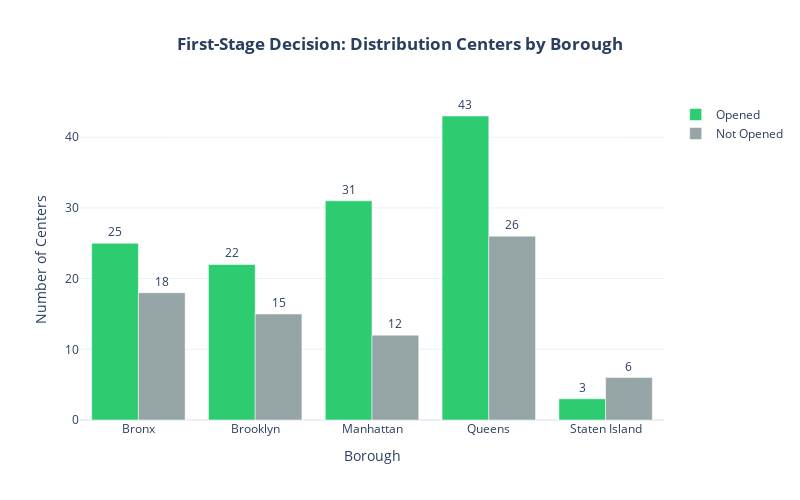
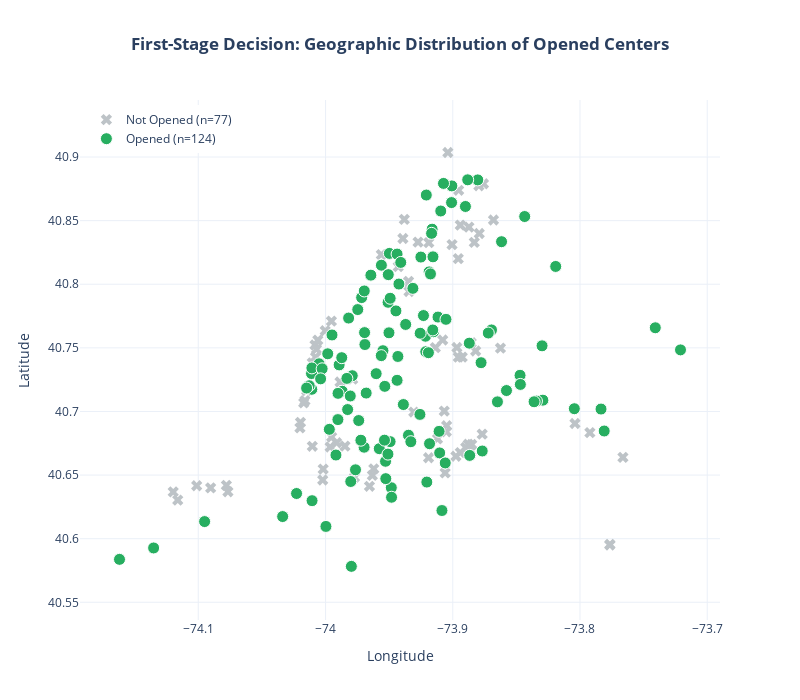

Notebook source saved alongside these figures, in order:
### Code cell
# First-Stage Analysis: Distribution Center Opening Decisions

# Ensure centers_opened is merged with centers_df
centers_merged = centers_df.merge(centers_opened, on='id')

# Assign boroughs based on latitude/longitude boundaries (approximate)
def assign_borough(lat, lon):
    if lat > 40.8:
        return 'Bronx'
    elif lon < -73.95 and lat > 40.7:
        return 'Manhattan'
    elif lon > -73.95 and lat > 40.65:
        return 'Queens'
    elif lat < 40.65:
        return 'Staten Island' if lon < -74.05 else 'Brooklyn'
    else:
        return 'Brooklyn'

centers_merged['borough'] = centers_merged.apply(lambda r: assign_borough(r['latitude'], r['longitude']), axis=1)

# =============================================================================
# FIGURE A: Centers Opened by Borough (Grouped Bar Chart)
# =============================================================================

borough_summary = centers_merged.groupby('borough').agg(
    total=('id', 'count'),
    opened=('opened', 'sum')
).reset_index()
borough_summary['closed'] = borough_summary['total'] - borough_summary['opened']

fig_borough = go.Figure()

fig_borough.add_trace(go.Bar(
    name='Opened',
    x=borough_summary['borough'],
    y=borough_summary['opened'],
    marker_color='#2ecc71',
    text=borough_summary['opened'].astype(int),
    textposition='outside'
))

fig_borough.add_trace(go.Bar(
    name='Not Opened',
    x=borough_summary['borough'],
    y=borough_summary['closed'],
    marker_color='#95a5a6',
    text=borough_summary['closed'].astype(int),
    textposition='outside'
))

fig_borough.update_layout(
    title=dict(text='<b>First-Stage Decision: Distribution Centers by Borough</b>', x=0.5),
    xaxis_title='Borough',
    yaxis_title='Number of Centers',
    barmode='group',
    template='plotly_white',
    height=500,
    width=800
)

# fig_borough.write_image('images/centers_by_borough.png', scale=2)
fig_borough.show()


# =============================================================================
# FIGURE B: Geographic Scatter - Opened vs Closed Centers
# =============================================================================

fig_geo = go.Figure()

# Closed centers (gray X)
closed = centers_merged[centers_merged['opened'] == 0]
opened = centers_merged[centers_merged['opened'] == 1]

fig_geo.add_trace(go.Scatter(
    x=closed['longitude'],
    y=closed['latitude'],
    mode='markers',
    name=f'Not Opened (n={len(closed)})',
    marker=dict(color='#bdc3c7', size=10, symbol='x')
))

# Opened centers (green circle)
fig_geo.add_trace(go.Scatter(
    x=opened['longitude'],
    y=opened['latitude'],
    mode='markers',
    name=f'Opened (n={len(opened)})',
    marker=dict(color='#27ae60', size=12, symbol='circle', line=dict(color='white', width=1))
))

fig_geo.update_layout(
    title=dict(text='<b>First-Stage Decision: Geographic Distribution of Opened Centers</b>', x=0.5),
    xaxis_title='Longitude',
    yaxis_title='Latitude',
    template='plotly_white',
    height=700,
    width=800,
    yaxis=dict(scaleanchor='x', scaleratio=1),
    legend=dict(yanchor='top', y=0.99, xanchor='left', x=0.01)
)

# fig_geo.write_image('images/centers_geographic.png', scale=2)
fig_geo.show()


# =============================================================================
# SUMMARY STATISTICS
# =============================================================================
print("\n" + "="*50)
print("FIRST-STAGE DECISION SUMMARY")
print("="*50)
print(f"Total potential centers: {len(centers_merged)}")
print(f"Centers opened: {int(centers_merged['opened'].sum())} ({100*centers_merged['opened'].mean():.1f}%)")
print(f"\nBy Borough:")
print(borough_summary.to_string(index=False))

### Figure 1 — Plotly figure (JSON) as saved in the notebook; plotly's stock layout.template omitted (floating-point values rounded to 4 significant figures)
{"data": [{"marker": {"color": "#2ecc71"}, "name": "Opened", "text": [25.0, 22.0, 31.0, 43.0, 3.0], "textposition": "outside", "type": "bar", "x": ["Bronx", "Brooklyn", "Manhattan", "Queens", "Staten Island"], "y": [25, 22, 31, 43, 3]}, {"marker": {"color": "#95a5a6"}, "name": "Not Opened", "text": [18.0, 15.0, 12.0, 26.0, 6.0], "textposition": "outside", "type": "bar", "x": ["Bronx", "Brooklyn", "Manhattan", "Queens", "Staten Island"], "y": [18, 15, 12, 26, 6]}], "layout": {"barmode": "group", "height": 500, "title": {"text": "<b>First-Stage Decision: Distribution Centers by Borough</b>", "x": 0.5}, "width": 800, "xaxis": {"title": {"text": "Borough"}}, "yaxis": {"title": {"text": "Number of Centers"}}}}

### Figure 2 — Plotly figure (JSON) as saved in the notebook; plotly's stock layout.template omitted (floating-point values rounded to 4 significant figures)
{"data": [{"marker": {"color": "#bdc3c7", "size": 10, "symbol": "x"}, "mode": "markers", "name": "Not Opened (n=77)", "type": "scatter", "x": [-74.0, -74.08, -73.96, -73.98, -73.79, -73.88, -73.88, -73.89, -73.99, -73.87, -74.01, -73.9, -74.0, -73.94, -74.08, -73.97, -73.89, -73.78, -74.01, -73.93, -73.96, -74.02, -73.93, -73.86, -73.88, -73.89, -73.91, -74.01, -73.96, -73.78, -74.01, -73.91, -73.98, -73.93, -74.1, -73.89, -73.91, -73.89, -73.9, -74.02, -73.91, -73.89, -74.0, -74.12, -73.88, -74.01, -73.9, -73.99, -73.91, -73.88, -73.91, -73.9, -73.89, -74.01, -74.02, -73.9, -73.92, -73.94, -73.9, -73.8, -74.12, -74.0, -74.09, -73.89, -73.89, -73.9, -73.77, -73.92, -74.01, -73.94, -74.0, -73.9, -74.0, -73.88, -74.02, -73.98, -73.93], "y": [40.76, 40.64, 40.65, 40.73, 40.68, 40.68, 40.83, 40.67, 40.68, 40.85, 40.74, 40.75, 40.65, 40.84, 40.64, 40.64, 40.85, 40.6, 40.75, 40.8, 40.65, 40.69, 40.83, 40.75, 40.88, 40.67, 40.68, 40.75, 40.82, 40.6, 40.76, 40.75, 40.67, 40.79, 40.64, 40.75, 40.7, 40.67, 40.69, 40.69, 40.68, 40.84, 40.65, 40.64, 40.88, 40.74, 40.9, 40.72, 40.76, 40.75, 40.65, 40.87, 40.67, 40.67, 40.71, 40.74, 40.66, 40.85, 40.66, 40.69, 40.63, 40.77, 40.64, 40.74, 40.67, 40.83, 40.66, 40.83, 40.72, 40.81, 40.68, 40.82, 40.67, 40.84, 40.71, 40.65, 40.7]}, {"marker": {"color": "#27ae60", "line": {"color": "white", "width": 1}, "size": 12, "symbol": "circle"}, "mode": "markers", "name": "Opened (n=124)", "type": "scatter", "x": [-74.02, -73.97, -73.97, -74.01, -73.96, -73.95, -73.93, -73.97, -74.14, -73.91, -73.74, -73.95, -73.98, -73.94, -73.98, -73.87, -73.95, -73.95, -74.01, -73.98, -73.95, -73.89, -73.99, -73.93, -73.93, -73.92, -73.92, -73.78, -73.82, -73.91, -73.89, -73.85, -73.98, -73.93, -73.96, -73.83, -73.92, -73.9, -73.95, -73.95, -74.01, -73.92, -73.92, -74.01, -73.8, -73.94, -74.01, -73.86, -73.95, -73.97, -73.86, -73.92, -73.94, -73.92, -73.92, -73.98, -73.95, -73.97, -73.92, -73.97, -73.94, -73.88, -73.91, -73.94, -73.83, -73.94, -73.99, -73.93, -73.99, -73.99, -73.89, -73.97, -74.0, -73.78, -73.86, -73.91, -73.9, -74.0, -73.99, -74.01, -73.98, -73.93, -73.72, -73.95, -73.99, -73.96, -74.1, -74.0, -74.01, -73.91, -73.94, -73.88, -73.92, -73.97, -73.92, -74.16, -73.92, -73.83, -73.92, -73.97, -73.96, -73.88, -73.92, -73.85, -73.87, -73.84, -73.92, -73.98, -73.95, -73.98, -73.99, -73.95, -73.94, -73.95, -74.0, -74.03, -73.89, -73.96, -74.0, -73.84, -73.95, -73.91, -73.91, -73.91], "y": [40.64, 40.75, 40.76, 40.72, 40.81, 40.68, 40.7, 40.69, 40.59, 40.67, 40.77, 40.75, 40.77, 40.72, 40.64, 40.76, 40.82, 40.64, 40.72, 40.58, 40.66, 40.86, 40.74, 40.68, 40.8, 40.67, 40.81, 40.68, 40.81, 40.66, 40.75, 40.73, 40.7, 40.68, 40.67, 40.71, 40.75, 40.88, 40.72, 40.81, 40.73, 40.78, 40.76, 40.74, 40.7, 40.82, 40.63, 40.83, 40.76, 40.78, 40.71, 40.84, 40.77, 40.81, 40.87, 40.73, 40.63, 40.79, 40.75, 40.71, 40.78, 40.74, 40.62, 40.82, 40.71, 40.71, 40.72, 40.76, 40.76, 40.69, 40.67, 40.79, 40.61, 40.7, 40.72, 40.77, 40.86, 40.69, 40.74, 40.73, 40.73, 40.82, 40.75, 40.79, 40.67, 40.74, 40.61, 40.75, 40.72, 40.77, 40.8, 40.67, 40.76, 40.67, 40.64, 40.58, 40.84, 40.75, 40.82, 40.68, 40.73, 40.88, 40.76, 40.72, 40.76, 40.71, 40.81, 40.71, 40.67, 40.65, 40.71, 40.79, 40.74, 40.68, 40.73, 40.62, 40.88, 40.81, 40.73, 40.85, 40.65, 40.88, 40.86, 40.68]}], "layout": {"height": 700, "legend": {"x": 0.01, "xanchor": "left", "y": 0.99, "yanchor": "top"}, "title": {"text": "<b>First-Stage Decision: Geographic Distribution of Opened Centers</b>", "x": 0.5}, "width": 800, "xaxis": {"title": {"text": "Longitude"}}, "yaxis": {"scaleanchor": "x", "scaleratio": 1, "title": {"text": "Latitude"}}}}
